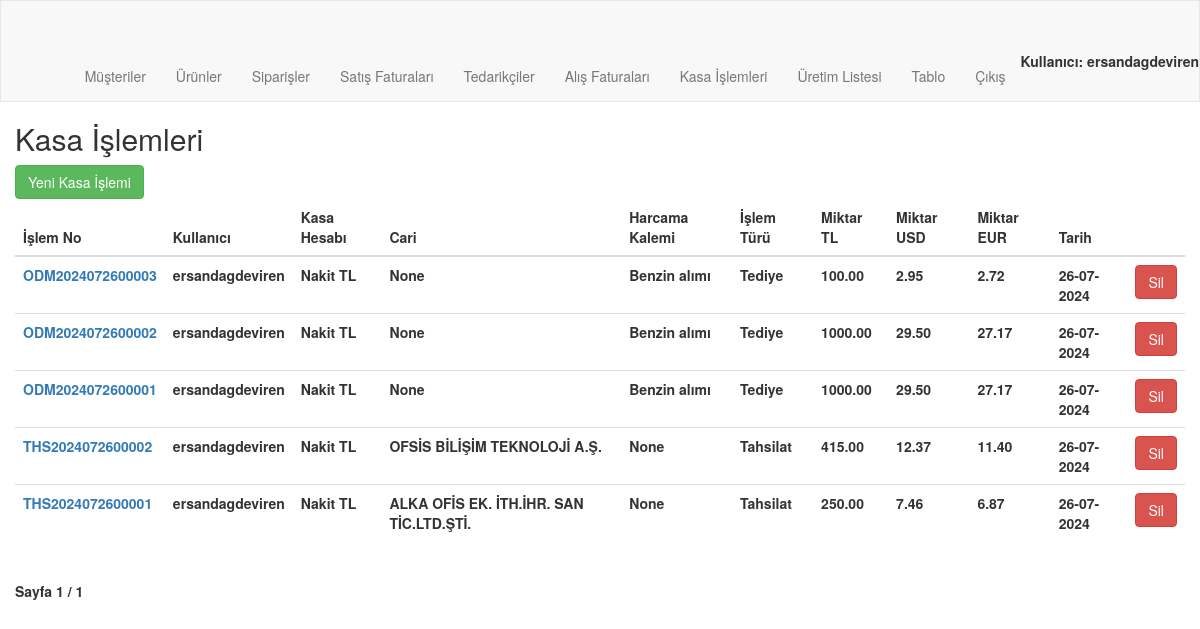
/order/payment_receipts/ (signed in), run on the app's committed database.
### order/models.py (models this page shows, shortened)
class PaymentReceipt(models.Model):
    RECEIPT = 'Tahsilat'
    PAYMENT = 'Tediye'
    TRANSACTION_TYPES = [
        (RECEIPT, 'Tahsilat'),
        (PAYMENT, 'Tediye'),
    ]
    user = models.ForeignKey(User, on_delete=models.CASCADE)
    cash_register = models.ForeignKey(CashRegister, on_delete=models.CASCADE)
    customer = models.ForeignKey(Customer, on_delete=models.PROTECT, null=True, blank=True)
    expense_item = models.ForeignKey(ExpenseItem, on_delete=models.CASCADE, null=True, blank=True)
    transaction_type = models.CharField(max_length=10, choices=TRANSACTION_TYPES)
    amount = models.DecimalField(max_digits=10, decimal_places=2)
    usd_amount = models.DecimalField(max_digits=10, decimal_places=2, editable=False, null=True)
    eur_amount = models.DecimalField(max_digits=10, decimal_places=2, editable=False, null=True)
    date = models.DateTimeField(default=timezone.now)
    transaction_number = models.CharField(max_length=20, unique=True, blank=True)

class CashRegister(models.Model):
    cash_code=models.CharField(max_length=255)
    name = models.CharField(max_length=255)
    balance = models.DecimalField(max_digits=10, decimal_places=2, default=0)
    def __str__(self):
        return self.name

class ExpenseItem(models.Model):
    expense_code=models.CharField(max_length=255)
    name = models.CharField(max_length=255)
    def __str__(self):
        return self.name

class Customer(models.Model):
    user = models.ForeignKey(User, on_delete=models.CASCADE, related_name="user_customers",blank=True,null=True)
    customerCode = models.CharField(max_length=50)
    companyName = models.CharField(max_length=50)
    taxOffice = models.CharField(max_length=50)
    tax_number = models.CharField(max_length=50, blank=True)
    name = models.CharField(max_length=50, blank=True)
    middleName = models.CharField(max_length=50, blank=True)
    surname = models.CharField(max_length=50, blank=True)
    city = models.CharField(max_length=50)
    district = models.CharField(max_length=50)
    adress = models.CharField(max_length=250, blank=True)
    shipping_adress=models.CharField(max_length=250, blank=True)
    country = models.CharField(max_length=50, blank=True, default="Türkiye")
    email = models.EmailField(blank=True)
    telephone = models.CharField(max_length=11, blank=True)
    customerType = models.CharField(max_length=50, blank=True)
    contactPerson = models.CharField(max_length=50, blank=True)
    E_invoice=models.BooleanField(default=True)
    def __str__(self):
        return self.companyName

### order/views.py (the view)
# urls.py: path('payment_receipts/', views.payment_receipt_list, name='payment_receipt_list'),
@login_required
@user_passes_test(is_admin)
def payment_receipt_list(request):
    payment_receipts = PaymentReceipt.objects.all().order_by('-date')
    paginator = Paginator(payment_receipts, 50)  # Show 20 payment receipts per page
    page_number = request.GET.get('page')
    page_obj = paginator.get_page(page_number)
    return render(request, 'order/payment_receipt_list.html', {'page_obj': page_obj})

### order/views.py (called while the page is built)
def is_admin(user):
    return user.is_authenticated and user.is_staff

### order/Templates/order/payment_receipt_list.html (shortened to what this page needs)
{% extends "order/navbar.html" %}
{% block content %}
    <h2>Kasa İşlemleri</h2>
    <a href="{% url 'order:payment_receipt_create' %}" class="btn btn-success mb-2">Yeni Kasa İşlemi</a>
    <table class="table">
        <thead>
            <tr>
                <th>İşlem No</th>
                <th>Kullanıcı</th>
                <th>Kasa Hesabı</th>
                <th>Cari</th>
                <th>Harcama Kalemi</th>
                <th>İşlem Türü</th>
                <th>Miktar TL</th>
                <th>Miktar USD</th>
                <th>Miktar EUR</th>
                <th>Tarih</th>
                <th></th>
            </tr>
        </thead>
        <tbody>
            {% for payment_receipt in page_obj %}
                <tr>
                    <td><a href="{% url 'order:payment_receipt_detail' payment_receipt.pk %}">{{ payment_receipt.transaction_number }}</a></td>
                    <td>{{ payment_receipt.user }}</td>
                    <td>{{ payment_receipt.cash_register }}</td>
                    <td>{{ payment_receipt.customer }}</td>
                    <td>{{ payment_receipt.expense_item }}</td>
                    <td>{{ payment_receipt.get_transaction_type_display }}</td>
                    <td>{{ payment_receipt.amount }}</td>
                    <td>{{ payment_receipt.usd_amount }}</td>
                    <td>{{ payment_receipt.eur_amount }}</td>
                    <td>{{ payment_receipt.date|date:"d-m-Y" }}</td>
                    <td>
                        <form method="POST" action="{% url 'order:payment_receipt_delete' payment_receipt.pk %}" style="display:inline;" onsubmit="return confirmDelete();">
                            <button type="submit" class="btn btn-danger">Sil</button>
                        </form>
                    </td>
                </tr>
            {% endfor %}
        </tbody>
    </table>
    <div class="pagination">
        <span class="step-links">
            <span class="current">
                Sayfa {{ page_obj.number }} / {{ page_obj.paginator.num_pages }}
            </span>
        </span>
    </div>
{% endblock %}

### order/Templates/order/navbar.html (shortened to what this page needs)
<!DOCTYPE html>
{% load static %}
<html lang="en">
<head>
    <link rel="stylesheet" href="https://maxcdn.bootstrapcdn.com/bootstrap/3.3.7/css/bootstrap.min.css">
</head>
<body>
    <nav class="navbar navbar-default">
        <div class="container-custom">
            <div class="navbar-header">
                <a class="navbar-brand brand-font" href="{% url 'order:main' %}">
                </a>
            </div>
            <ul class="nav navbar-nav navbar-right">
                {% if user.is_authenticated %}
                    {% if user.is_staff %}
                        <li><a href="{% url 'order:customer_listed' %}">Müşteriler</a></li>
                        <li><a href="{% url 'order:search' %}">Ürünler</a></li>
                        <li><a href="{% url 'order:order_list' %}">Siparişler</a></li>
                        <li><a href="{% url 'order:invoice_list' %}">Satış Faturaları</a></li>
                        <li><a href="{% url 'order:supplier_listed' %}">Tedarikçiler</a></li>
                        <li><a href="{% url 'order:buying_invoice_list' %}">Alış Faturaları</a></li>
                        <li><a href="{% url 'order:payment_receipt_list' %}">Kasa İşlemleri</a></li>
                        <li><a href="{% url 'order:make_production' %}">Üretim Listesi</a></li>
                        <li><a href="{% url 'order:comparison' %}">Tablo</a></li>
                    {% else %}
                        <li><a href="{% url 'order:user_order_list' %}">Siparişlerim</a></li>
                        <li><a href="{% url 'order:user_invoice_list' %}">Faturalarım</a></li>
                        <li><a href="{% url 'order:user_financial' %}">Cari Ekstrem</a></li>
                    {% endif %}
                    <li><a href="{% url 'users:logout' %}">Çıkış</a></li>
                    {% if not user.is_staff %}
                        <li><a href="{% url 'order:customer_update_request' user.pk %}"> <b>Merhaba {{user.username}}</b></a></li>
                    {% else %}
                        <li> <b>Kullanıcı: {{user.username}}</li>
                    {% endif %}
                {% else %}
                    <li><a href="{% url 'users:login' %}">Giriş</a></li>
                    <li><a href="">Üye Ol</a></li>
                {% endif %}
            </ul>
        </div>
    </nav>
    <div class="container-custom">
        {% block content %}
        {% endblock %}
    </div>
</body>
</html>

### order/Templates/order/navbar.html (style rules this page uses)
.container-custom { padding-left: 15px; padding-right: 15px; }
.navbar-default { margin: 0; border-radius: 0; }

### data on the page
PaymentReceipt: transaction_number "ODM2024072600003", user "ersandagdeviren", cash_register "Nakit TL", customer "None", expense_item "Benzin alımı", transaction_type "Tediye", amount "100.00", usd_amount "2.95", eur_amount "2.72", date "26-07-2024"
PaymentReceipt: transaction_number "ODM2024072600002", user "ersandagdeviren", cash_register "Nakit TL", customer "None", expense_item "Benzin alımı", transaction_type "Tediye", amount "1000.00", usd_amount "29.50", eur_amount "27.17", date "26-07-2024"
PaymentReceipt: transaction_number "ODM2024072600001", user "ersandagdeviren", cash_register "Nakit TL", customer "None", expense_item "Benzin alımı", transaction_type "Tediye", amount "1000.00", usd_amount "29.50", eur_amount "27.17", date "26-07-2024"
PaymentReceipt: transaction_number "THS2024072600002", user "ersandagdeviren", cash_register "Nakit TL", customer "OFSİS BİLİŞİM TEKNOLOJİ A.Ş.", expense_item "None", transaction_type "Tahsilat", amount "415.00", usd_amount "12.37", eur_amount "11.40", date "26-07-2024"
PaymentReceipt: transaction_number "THS2024072600001", user "ersandagdeviren", cash_register "Nakit TL", customer "ALKA OFİS EK. İTH.İHR. SAN TİC.LTD.ŞTİ.", expense_item "None", transaction_type "Tahsilat", amount "250.00", usd_amount "7.46", eur_amount "6.87", date "26-07-2024"

### other printed values
{{ user.username }} "ersandagdeviren"
{{ page_obj.number }} "1"
{{ page_obj.paginator.num_pages }} "1"
